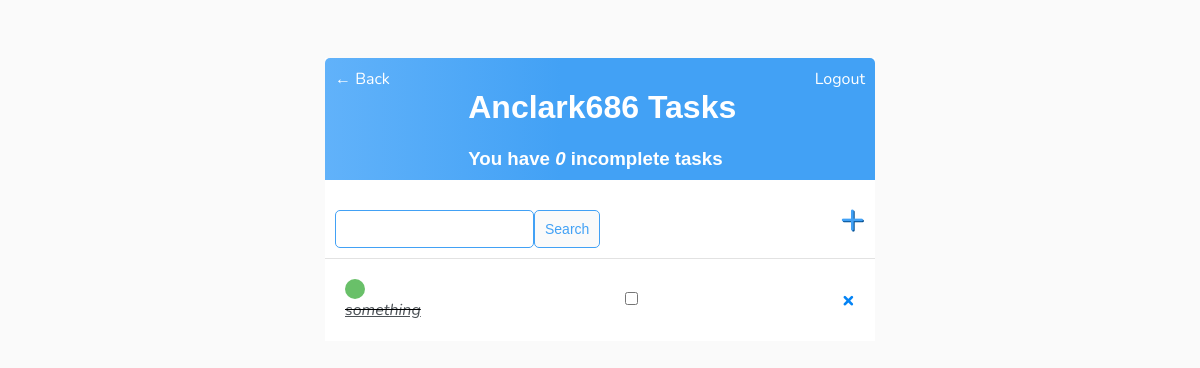
The app's page /tasks/1 (signed in), older data.
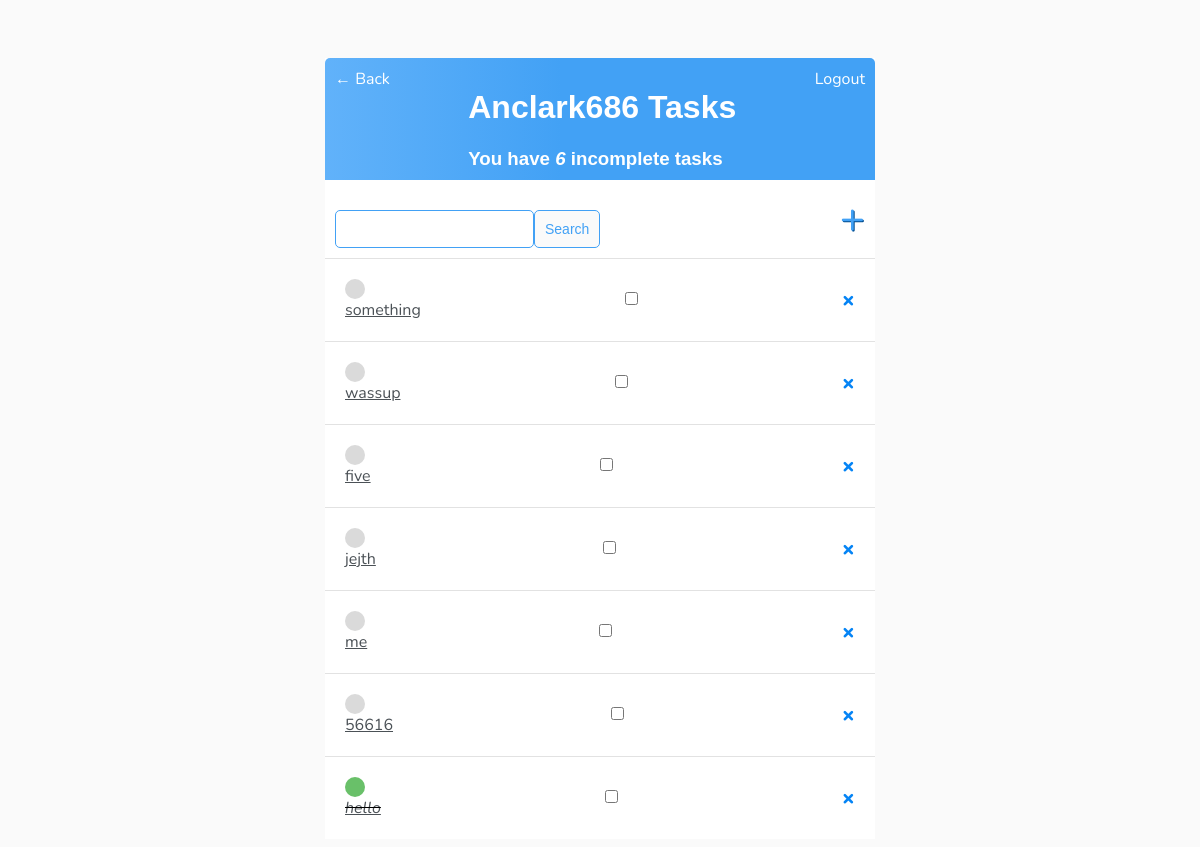
The same page, newer data.
### base/models.py (models this page shows)
class Task(models.Model):
    user = models.ForeignKey(User, on_delete=models.CASCADE, null=True, blank=True)
    title = models.CharField(max_length=200)
    description = models.TextField(null=True, blank=True)
    complete = models.BooleanField(default=False)
    created = models.DateTimeField(auto_now_add=True)
    list = models.ForeignKey(ToDoList, on_delete=models.CASCADE)
    def __str__(self):
        return self.title
    class Meta:
        ordering = ['complete']

### base/views.py (the view)
# urls.py: path('tasks/<list>', TaskList.as_view(), name="tasks"),
class TaskList(LoginRequiredMixin, ListView):
    model = Task
    context_object_name = "tasks"
    def get_context_data(self, **kwargs):
        context = super().get_context_data(**kwargs)
        context['tasks'] = context['tasks'].filter(user=self.request.user)
        context['count'] = context['tasks'].filter(complete=False).count
        search_input = self.request.GET.get('search-area') or ''
        if search_input:
            context['tasks'] = context['tasks'].filter(title__startswith=search_input)
        context['search_input'] = search_input
        return context

### base/templates/base/task_list.html
{% extends 'base/main.html' %}
{% block content%}
<div class="header-bar">
    <a href="{% url 'lists' %}">&#8592; Back</a>
    <div>
        <h1>{{request.user|title}} Tasks</h1>
        <h3 style="margin:0">You have <i>{{count}}</i> incomplete task{{count|pluralize}}</h3>
    </div>
    {% if request.user.is_authenticated %}
        <a href="{% url 'logout' %}">Logout</a>
    {% else %}
        <a href="{% url 'login' %}">Login</a>
    {% endif %}
</div>
<div id="search-add-wrapper">
    <form method="GET" style="margin-top: 20px; display: flex;">
        <input type="text" name="search-area" value="{{search_input}}">
        <input class="button" type="submit" value="Search" >
    </form>
    <a id="add-link" href = "{% url 'task-create' view.kwargs.list %}">&#x2b;</a>
</div>
<div class="task-items-wrapper">
    {% for task in tasks %}
        <div class="task-wrapper">
            {% if task.complete %}
                <div class="task.title">
                    <div class="task-complete-icon"></div>
                    <i><s><a href="{% url 'task-update' view.kwargs.list task.id %}">{{task}}</a></s></i>
                </div>
            <div class="check">
                <form method="POST" >
                    <input type="checkbox" name="complete-check">
                </form>
            </div>
            <a class="delete-link" href="{% url 'task-delete' view.kwargs.list task.id %}">&#215;</a>
            {% else %}
                    <div class="task.title">
                    <div class="task-incomplete-icon"></div>
                    <a href="{% url 'task-update' view.kwargs.list task.id %}">{{task}}</a>
                </div>
            <div class="check">
                <form method="POST" >
                    <input type="checkbox" name="complete-check">
                </form>
            </div>
            <a class="delete-link" href="{% url 'task-delete' view.kwargs.list task.id %}">&#215;</a>
            {% endif%}
        </div>
    {% empty %}
            <h3>No items in List</h3>
        {% endfor %}
</div>
{% endblock content%}

### base/templates/base/main.html (shortened to what this page needs)
{% load static %}
<!DOCTYPE html>
<html lang="en">
<head>
    <link rel="stylesheet" type="text/css" href="{% static 'base/style.css' %}" >
</head>
<body>
    <div class="container">
        {% block content %}
        {% endblock content%}
    </div>
</body>
</html>

### base/static/base/style.css (style rules this page uses)
body { background-color: #FAFAFA; font-family: "Nunito", sans-serif; padding-top: 50px; }
h1, h2, h3, h4, h5, h6 { font-family: "Raleway", sans-serif; }
a, p { color: #4b5156; }
.container { max-width: 550px; margin: auto; background-color: #fff; -webkit-box-shadow: 2px 2px 13px -4px rgba(0, 0, 0, 0. 21); box-shadow: 2px 2px 13px -4px rgba(0, 0, 0, 0. 21); }
.header-bar { display: flex; justify-content: space-between; color: #fff; padding: 10px; border-radius: 5px 5px 0 0; background: linear-gradient(90deg, #61b2fa 0%, #42a1f5 43%, #42a1f5 100%); }
.header-bar a { color: #fff; text-decoration: none; }
.task-wrapper { display: flex; align-items: center; justify-content: space-between; padding: 20px; background-color: #fff; border-top: 1px solid rgb(226, 226, 226) }
.task-complete-icon { height: 20px; width: 20px; background-color: rgb(105, 192, 105); border-radius: 50%; }
.task-incomplete-icon { height: 20px; width: 20px; background-color: rgb(218, 218, 218); border-radius: 50%; }
.delete-link { text-decoration: none; font-weight: 900; color: #0584f5; font-size: 22px; line-height: 0; }
#search-add-wrapper { display:flex; justify-content: space-between; align-items: center; padding: 10px; }
#add-link { color: #42a1f5; text-decoration: none; font-size: 42px; text-shadow: 1px 1px #004b8d; }
input[type=text], input[type=password], textarea { border: 1px solid #42a1f5; border-radius: 5px; padding: 10px; width: 90%; }
.button { border: 1px solid #42a1f5; background-color: #FAFAFA; color: #42a1f5; padding: 10px; font-size: 14px; border-radius: 5px; cursor: pointer; text-decoration: none; }

Row changes from the older to the newer data that the page shows:
changed Task "something": complete True → False (drawn)
added Task: title "wassup"
added Task: title "five"
added Task: title "jejth"
added Task: title "me"
added Task: title "56616"
added Task: title "hello"
Text that changed along with them:
{{ count }}: "0" → "6"
